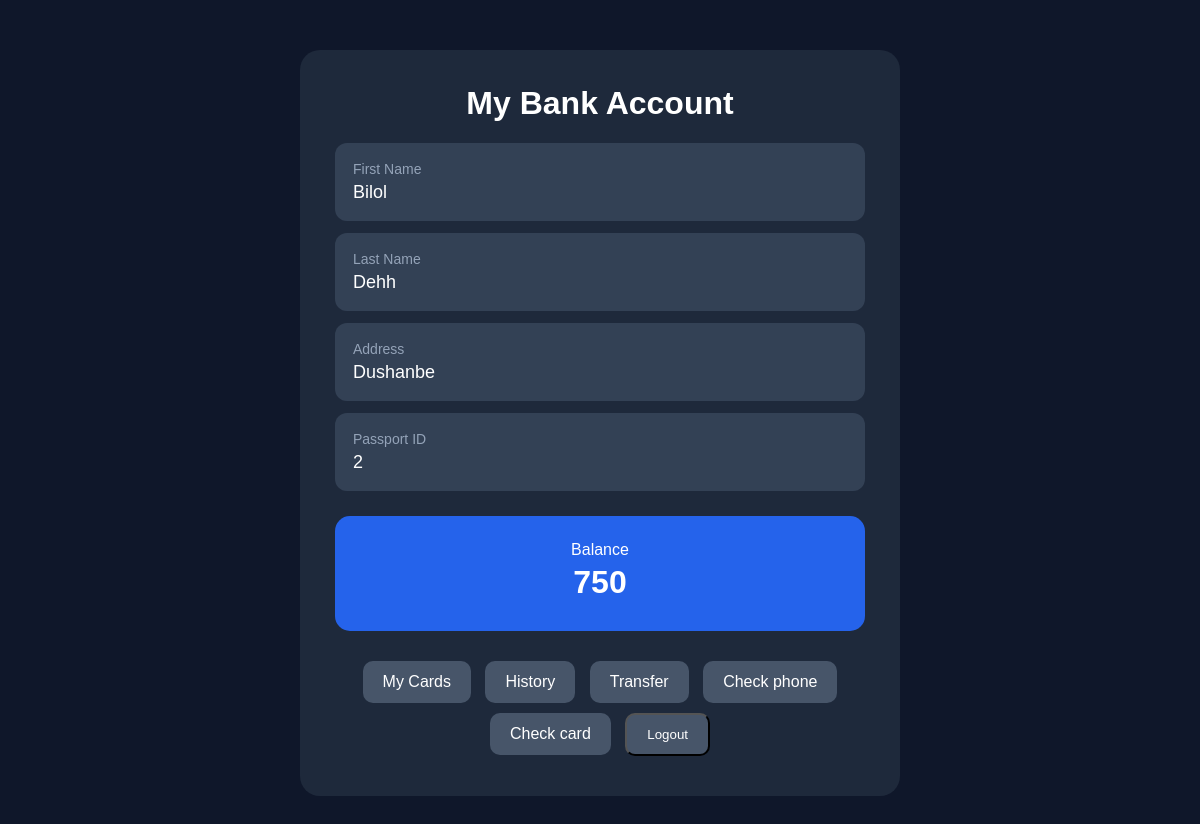
Page /account/detail/ (signed in) on the earlier database version.
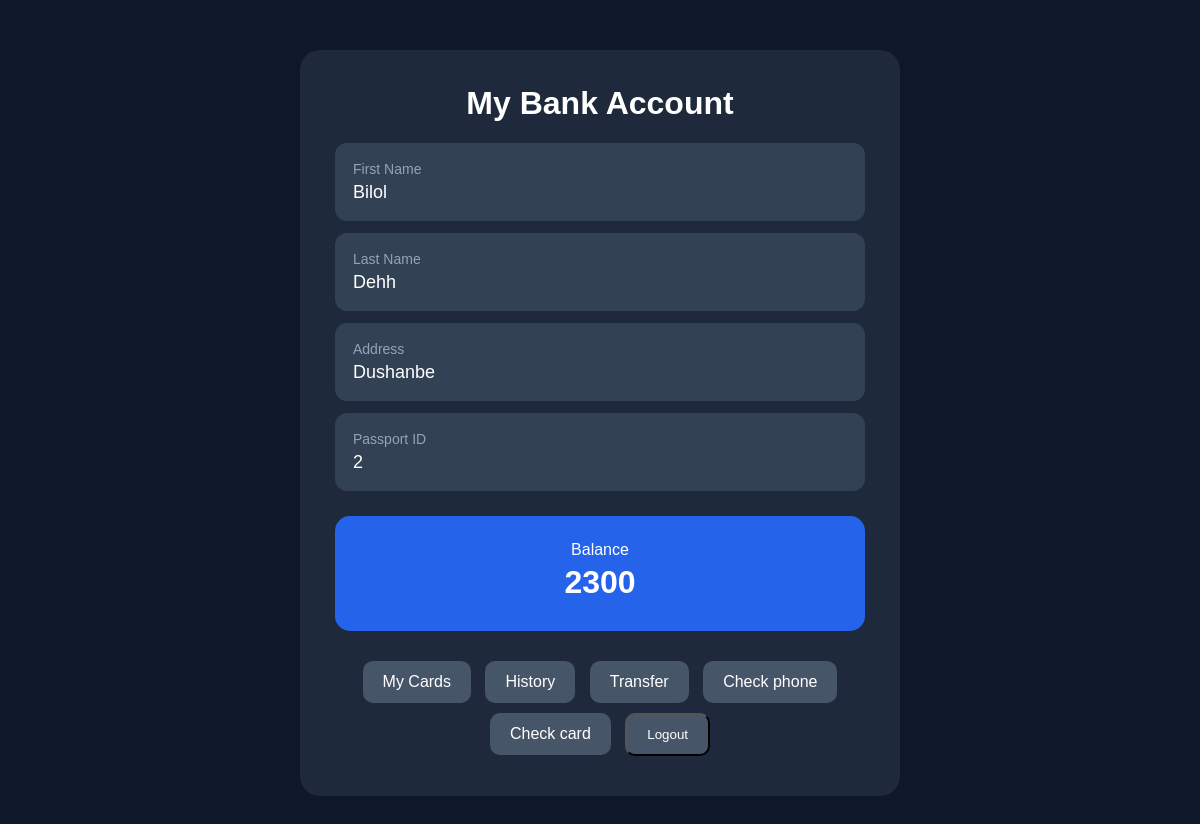
Same page on the later database version.
### bank/models.py (models this page shows, shortened)
class Account(models.Model):
    user = models.ForeignKey(User, on_delete=models.CASCADE)
    first_name = models.CharField(max_length=100)
    last_name = models.CharField(max_length=100)
    address = models.CharField(max_length=100)
    passport_id = models.CharField(max_length=50,unique=True)
    balance = models.IntegerField(default=1000)

### bank/views.py (the view)
# urls.py: path('account/detail/',AccountDetailView.as_view(),name='account_detail'),
class AccountDetailView(DetailView):
    model = Account
    template_name = 'account_detail.html'
    context_object_name = 'account'
    def get_object(self):
        return get_object_or_404(Account,user=self.request.user)

### bank/templates/account_detail.html (shortened to what this page needs)
<!DOCTYPE html>
<html>
<head>
</head>
<body>
<div class="container">
    <div class="box">
        <h1>My Bank Account</h1>
        <div class="info">
            <div class="label">First Name</div>
            <div class="value">{{ account.first_name }}</div>
        </div>
        <div class="info">
            <div class="label">Last Name</div>
            <div class="value">{{ account.last_name }}</div>
        </div>
        <div class="info">
            <div class="label">Address</div>
            <div class="value">{{ account.address }}</div>
        </div>
        <div class="info">
            <div class="label">Passport ID</div>
            <div class="value">{{ account.passport_id }}</div>
        </div>
        <div class="balance">
            <div>Balance</div>
            <h2>{{ account.balance }}</h2>
        </div>
        <div class="buttons">
            <form method="post" action="{% url 'logout' %}">
            <a href="{% url 'cards' %}">My Cards</a>
            <a href="{% url 'history' %}">History</a>
            <a href="{% url 'transfer' %}">Transfer</a>
            <a href="{% url 'check_phone' %}">Check phone</a>
            <a href="{% url 'check_card' %}">Check card</a>
                <button class="log">Logout</button>
            </form>
        </div>
    </div>
</div>
</body>
</html>

### bank/templates/account_detail.html (style rules this page uses)
body { margin: 0; font-family: Arial, sans-serif; background: #0f172a; color: white; }
.container { width: 90%; max-width: 600px; margin: 50px auto; }
.box { background: #1e293b; padding: 35px; border-radius: 20px; }
h1 { margin-top: 0; text-align: center; }
.info { background: #334155; padding: 18px; border-radius: 12px; margin-top: 12px; }
.label { color: #94a3b8; font-size: 14px; margin-bottom: 5px; }
.value { font-size: 18px; }
.balance { margin-top: 25px; padding: 25px; border-radius: 15px; background: #2563eb; text-align: center; }
.balance h2 { margin: 5px 0; font-size: 32px; }
.buttons { margin-top: 25px; text-align: center; }
a { display: inline-block; text-decoration: none; color: white; background: #475569; padding: 12px 20px; border-radius: 10px; margin: 5px; }
.log { display: inline-block; text-decoration: none; color: white; background: #475569; padding: 12px 20px; border-radius: 10px; margin: 5px; }

Differences in the rows shown:
changed Account "Bilol": balance "750" → "2300"
